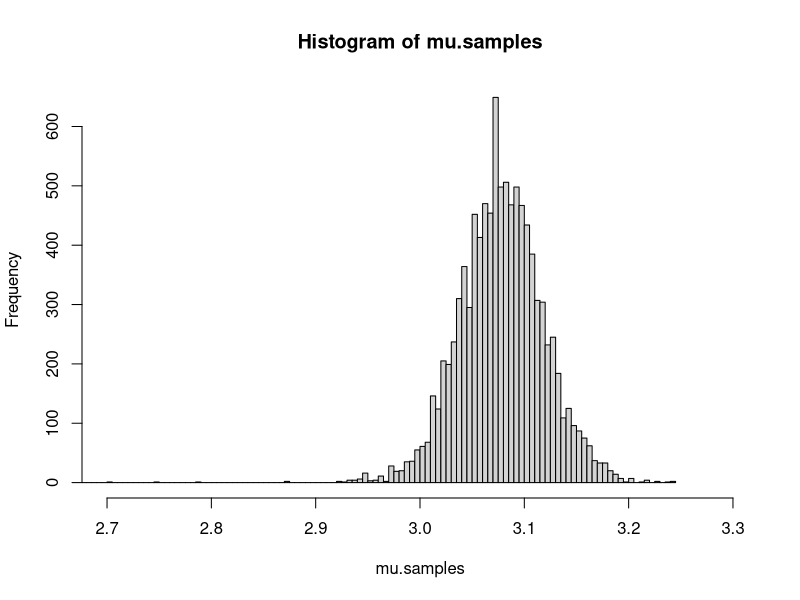
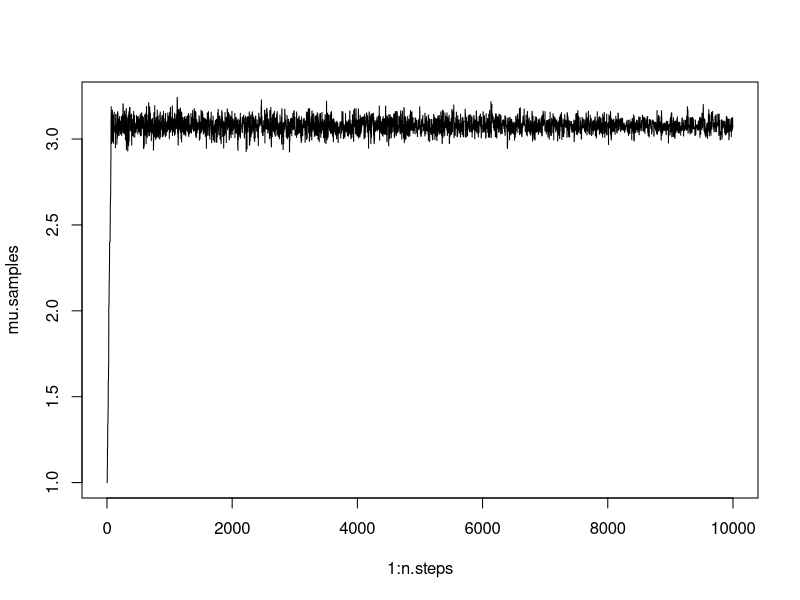
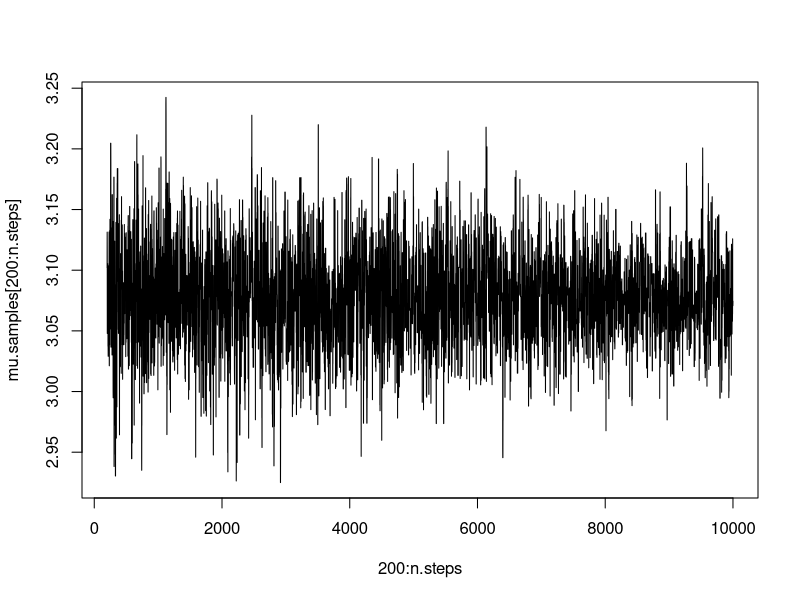

Recreate these plots in R, in order.
# simulated super simple normal distribution data
N <- 100
mu.true <- 3
sigma.true <- .5
y <- rnorm(n = N, mean = mu.true, sd = sigma.true)

# establish the prior probability distribution of mu and sigma, and the likelihood function of our data given both
mu.prior.probability <- function(mu, mu.prior.min = -1, mu.prior.max = 6) { dunif(x = mu, min = mu.prior.min, max = mu.prior.max) }
sigma.prior.probability <- function(sigma, location = 0, scale = 5) { dcauchy(x = sigma, location = location, scale = scale) }
data.likelihood.given.mu.and.sigma <- function(mu, observed.data.vector = y, sigma = sigma) { dnorm(x = observed.data.vector, mean = mu, sd = sigma)}

# combine the above functions to compute log posterior probability of mu given our data
log.posterior.probability.of.data.given.mu <- function(mu, sigma) {
  mu.probability <- mu.prior.probability(mu = mu)
  data.likelihood <- data.likelihood.given.mu.and.sigma(mu = mu, sigma = sigma)
  log.mu.probability <- log(mu.probability)
  log.data.likelihood <- sum( log(data.likelihood) )
  return( log.mu.probability + log.data.likelihood )
}

log.posterior.probability.of.data.given.sigma <- function(mu, sigma) {
  mu.probability <- mu.prior.probability(mu = mu)
  data.likelihood <- data.likelihood.given.mu.and.sigma(mu = mu, sigma = sigma)
  log.mu.probability <- log(mu.probability)
  log.data.likelihood <- sum( log(data.likelihood) )
  return( log.mu.probability + log.data.likelihood )
}

# build an MCMC engine
n.steps <- 1e4
mu.samples <- rep(x = NA, n.steps)
mu.current <- mu.initial <- 1
sampler.sigma <- .1

# define move probability functions
move.probability.via.simulated.annealing <- function(temperature, log.prob.mu.current, log.prob.mu.proposal) {
  exponent <- min( 0, (log.prob.mu.proposal - log.prob.mu.current) / temperature )
  return( exp(exponent) )
}

move.probability.via.metropolis <- function(log.prob.mu.proposal, log.prob.mu.current) {
  return( exp( log.prob.mu.proposal - log.prob.mu.current ))
}

# define simulated annealing parameters
temperature <- 1
alpha <- .9999

for (step in 1:n.steps) {
  mu.samples[step] <- mu.current
  mu.proposal <- rnorm(n = 1, mean = mu.current, sd = sampler.sigma)
  move.probability <- move.probability.via.simulated.annealing(
    temperature = temperature,
    log.prob.mu.current = log.posterior.probability.of.data.given.mu(mu = mu.current, sigma = sigma.true),
    log.prob.mu.proposal = log.posterior.probability.of.data.given.mu(mu = mu.proposal, sigma = sigma.true)
  )
  mu.current <- ifelse(test = runif(1) < move.probability, yes = mu.proposal, no = mu.current)
  temperature <- temperature * alpha
}

# plot resulting samples
hist(mu.samples, breaks = 500, xlim = c(2.7, 3.3))
plot(1:n.steps, mu.samples, type = "l")
plot(200:n.steps, mu.samples[200:n.steps], type = "l")
